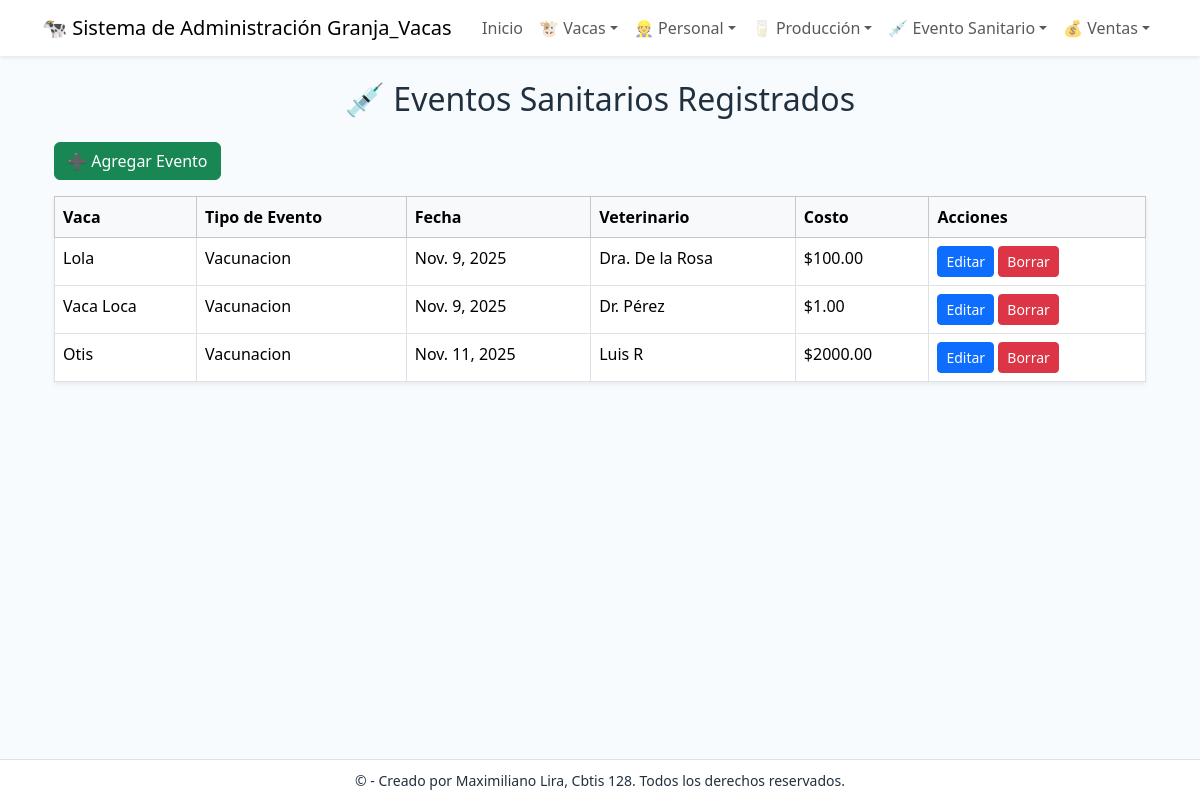
The page /evento/ on the database its author committed.
### app_Granja_Vacas/models.py (models this page shows, shortened)
class EventoSanitario(models.Model):
    vaca = models.ForeignKey(Vaca, on_delete=models.CASCADE, related_name='eventos_sanitarios', verbose_name="Vaca asociada")
    tipo_evento = models.CharField(max_length=100, verbose_name="Tipo de Evento")
    fecha_evento = models.DateField(verbose_name="Fecha del Evento")
    veterinario = models.CharField(max_length=100, verbose_name="Veterinario Responsable")
    descripcion = models.TextField(blank=True, verbose_name="Descripción del Evento")
    costo = models.DecimalField(max_digits=8, decimal_places=2, verbose_name="Costo del Evento")
    dias_retiro = models.IntegerField(default=0, verbose_name="Días de Retiro")
    notas = models.TextField(blank=True, verbose_name="Notas adicionales")  # ← agregado

class Vaca(models.Model):
    numero_identificacion = models.CharField(max_length=20, unique=True, verbose_name="Número de Identificación")
    nombre = models.CharField(max_length=100, blank=True, null=True, verbose_name="Nombre de la Vaca")
    fecha_nacimiento = models.DateField(verbose_name="Fecha de Nacimiento")
    raza = models.CharField(max_length=50, verbose_name="Raza")
    estado_reproductivo = models.CharField(max_length=50, default="No gestante", verbose_name="Estado Reproductivo")
    peso_kg = models.DecimalField(max_digits=6, decimal_places=2, verbose_name="Peso (kg)")
    corral_actual = models.CharField(max_length=30, verbose_name="Corral Actual")
    notas = models.TextField(blank=True, verbose_name="Notas de la Vaca")

### app_Granja_Vacas/views.py (the view)
# urls.py: path('evento/', views.ver_evento_sanitario, name='ver_evento_sanitario'),
def ver_evento_sanitario(request):
    eventos = EventoSanitario.objects.all()
    return render(request, 'evento/ver_evento.html', {'eventos': eventos})

### app_Granja_Vacas/templates/evento/ver_evento.html
{% extends 'base.html' %}
{% block content %}
<div class="container mt-4">
    <h2 class="text-center mb-4">💉 Eventos Sanitarios Registrados</h2>
    <a href="{% url 'agregar_evento_sanitario' %}" class="btn btn-success mb-3">➕ Agregar Evento</a>
    <table class="table table-bordered table-hover shadow-sm">
    <thead class="table-light">
        <tr>
        <th>Vaca</th>
        <th>Tipo de Evento</th>
        <th>Fecha</th>
        <th>Veterinario</th>
        <th>Costo</th>
        <th>Acciones</th>
        </tr>
    </thead>
    <tbody>
        {% for e in eventos %}
        <tr>
        <td>{{ e.vaca.nombre }}</td>
        <td>{{ e.tipo_evento }}</td>
        <td>{{ e.fecha_evento }}</td>
        <td>{{ e.veterinario }}</td>
        <td>${{ e.costo }}</td>
        <td>
            <a href="{% url 'actualizar_evento_sanitario' e.id %}" class="btn btn-sm btn-primary">Editar</a>
            <a href="{% url 'borrar_evento_sanitario' e.id %}" class="btn btn-sm btn-danger">Borrar</a>
        </td>
        </tr>
        {% empty %}
        <tr><td colspan="6" class="text-center">No hay eventos registrados.</td></tr>
        {% endfor %}
    </tbody>
    </table>
</div>
{% endblock %}

### app_Granja_Vacas/templates/base.html (shortened to what this page needs)
<!doctype html>
<html lang="es">
<head>
    <link href="https://cdn.jsdelivr.net/npm/bootstrap@5.3.2/dist/css/bootstrap.min.css" rel="stylesheet">
</head>
<body>
    {% include 'navbar.html' %}
    <main class="container my-4">
    {% block content %}{% endblock %}
    </main>
    {% include 'footer.html' %}
</body>
</html>

### app_Granja_Vacas/templates/navbar.html (shortened to what this page needs)
<nav class="navbar navbar-expand-lg navbar-light bg-white shadow-sm">
  <div class="container">
    <a class="navbar-brand" href="{% url 'inicio' %}">🐄 Sistema de Administración Granja_Vacas</a>
    <div class="collapse navbar-collapse" id="navs">
      <ul class="navbar-nav ms-auto">
        <li class="nav-item">
          <a class="nav-link" href="{% url 'inicio' %}">Inicio</a>
        </li>
        <li class="nav-item dropdown">
          <a class="nav-link dropdown-toggle" href="#" role="button" data-bs-toggle="dropdown">🐮 Vacas</a>
        </li>
        <li class="nav-item dropdown">
          <a class="nav-link dropdown-toggle" href="#" role="button" data-bs-toggle="dropdown">👷 Personal</a>
        </li>
        <li class="nav-item dropdown">
          <a class="nav-link dropdown-toggle" href="#" role="button" data-bs-toggle="dropdown">🥛 Producción</a>
        </li>
        <li class="nav-item dropdown">
          <a class="nav-link dropdown-toggle" href="#" role="button" data-bs-toggle="dropdown">💉 Evento Sanitario</a>
        </li>
        <li class="nav-item dropdown">
          <a class="nav-link dropdown-toggle" href="#" role="button" data-bs-toggle="dropdown">💰 Ventas</a>
        </li>
      </ul>
    </div>
  </div>
</nav>

### app_Granja_Vacas/templates/footer.html
<footer class="footer-fixed bg-white text-center py-2 border-top">
    <div class="container">
        <small>© {{ now|date:"Y" }} - Creado por Maximiliano Lira, Cbtis 128. Todos los derechos reservados.</small>
    </div>
</footer>

### app_Granja_Vacas/templates/base.html (style rules this page uses)
body { background: #f7fbfd; color: #21303f; }
.footer-fixed { position: fixed; left:0; bottom:0; width:100%; }

### rows shown on the page
EventoSanitario: vaca.nombre "Lola", tipo_evento "Vacunacion", fecha_evento "Nov. 9, 2025", veterinario "Dra. De la Rosa", costo "100.00"
EventoSanitario: vaca.nombre "Vaca Loca", tipo_evento "Vacunacion", fecha_evento "Nov. 9, 2025", veterinario "Dr. Pérez", costo "1.00"
EventoSanitario: vaca.nombre "Otis", tipo_evento "Vacunacion", fecha_evento "Nov. 11, 2025", veterinario "Luis R", costo "2000.00"
